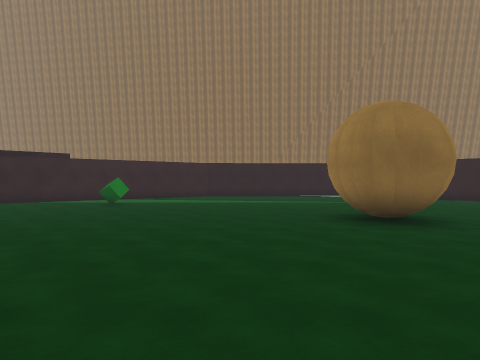
view 1 (above)

16 first-person views from a walk through a Unity game level. The camera is 1.5 m above the floor, looks level and sees 75° across. The floor is counted in squares, 2 m on a side. Each view is taken from the middle of a square. On the plan, view 1 faces up. The plan holds only what a view shows up to about 10 squares ahead; the rest is blank. The place goes on beyond the plan. The player character is not drawn. Surface patterns are stand-ins for the level's own textures.

view 2
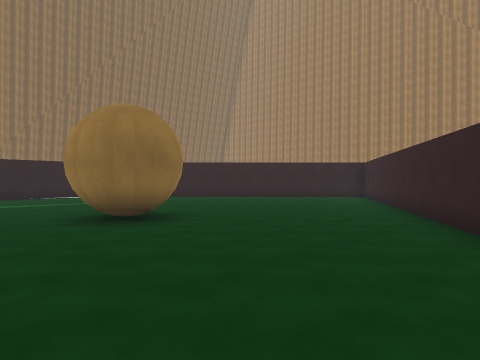

view 3
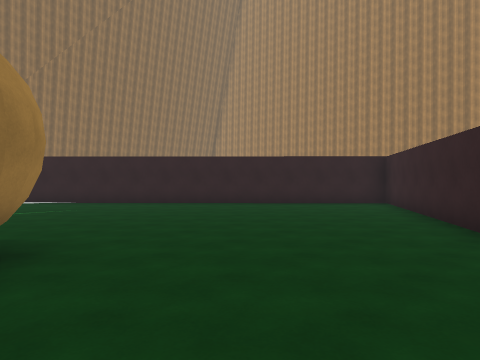

view 4
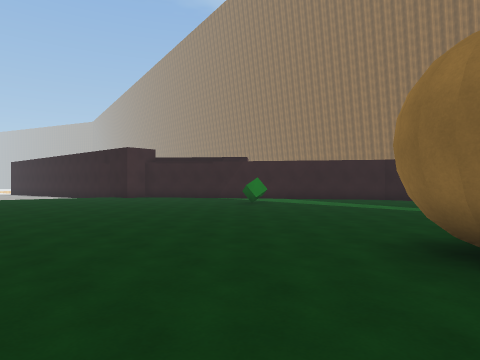

view 5
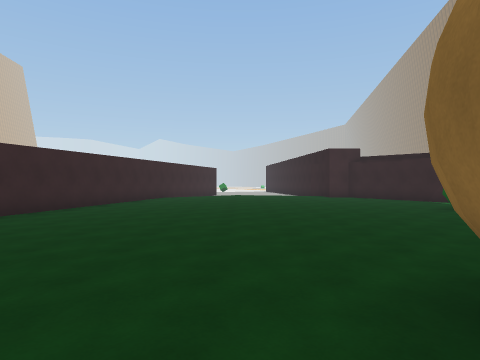

view 6
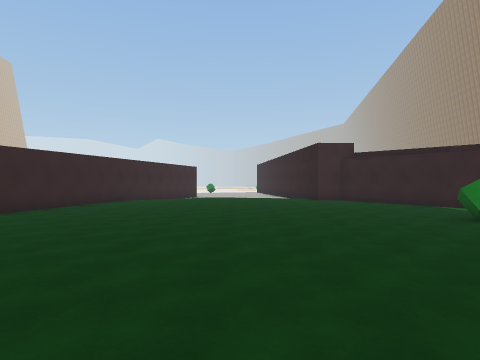

view 7
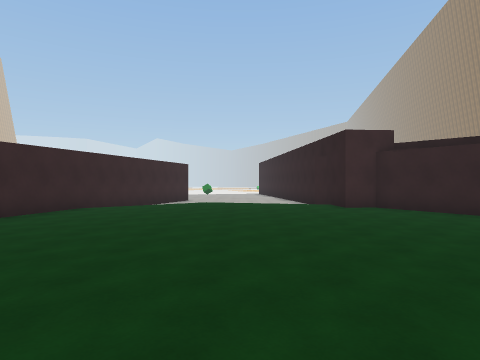

view 8
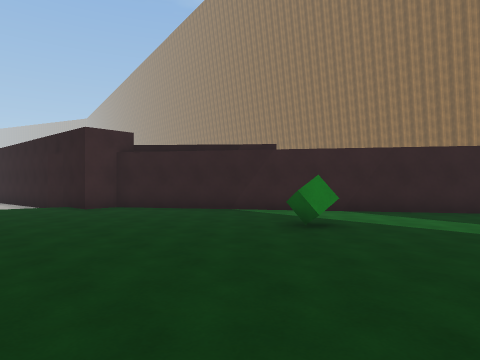

view 9
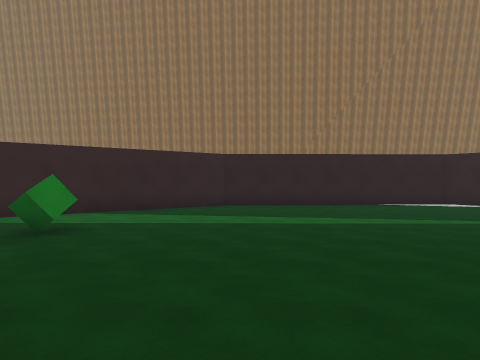

view 10
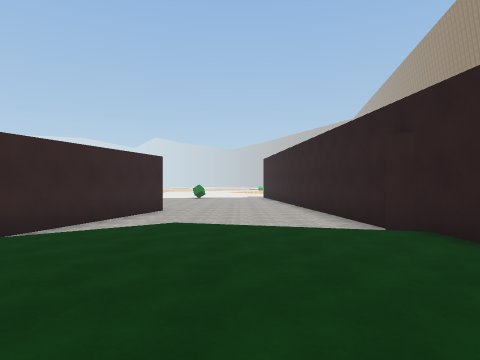

view 11
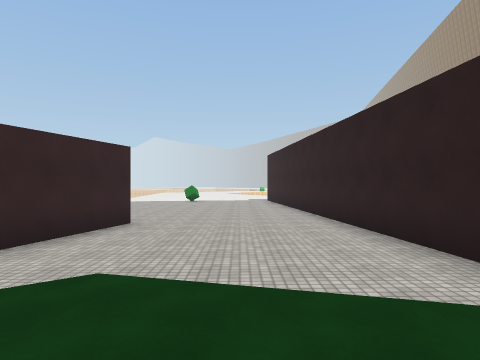

view 12
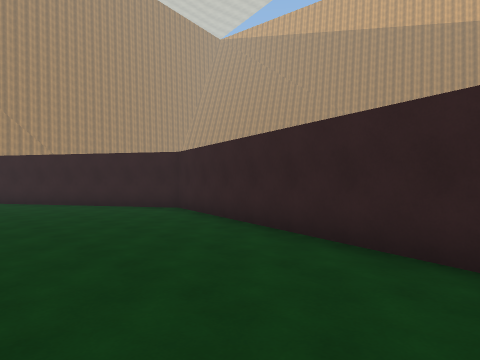

view 13
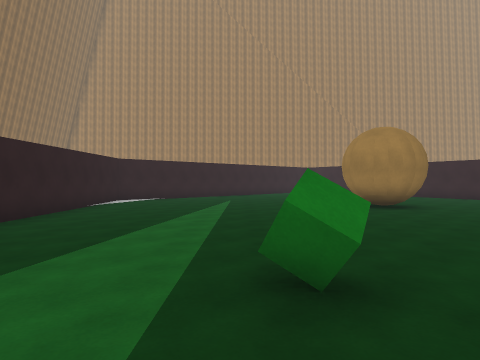

view 14
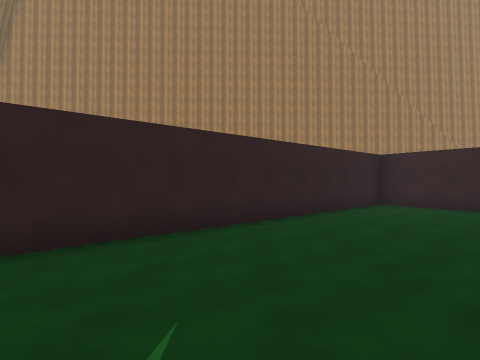

view 15
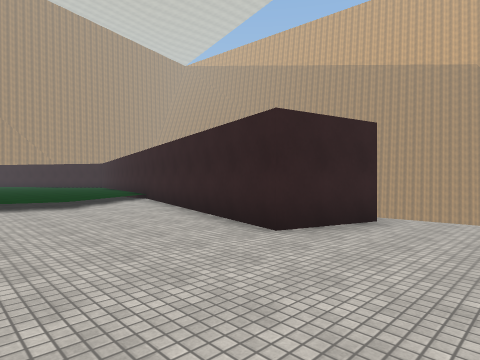

view 16
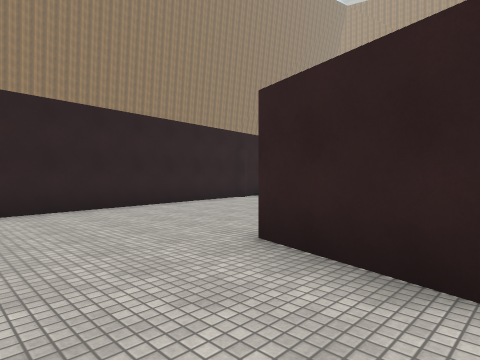

### Floor plan
Key: @ floor where view 1 was taken; # wall or solid block; . main floor; - floor 0.25 m lower than the main floor; _ floor 0.5 m lower than the main floor; / step, stairs or slope; v drop or lower ground; C green cube.
Columns run from 19 left of view 1 to 13 right of it. Each row starts with its distance up from view 1.
 15                  #########
 14                 ##.......##
 13               ###.........##
 12              ##............##
 11            ###..............##
 10           ##.................##
  9          ##....C..............##
  8  #########.....................##
  7 ##_____-/.............#.........#
  6 _______-/............##.........#
  5 _______-/.............#........##
  4 ________......................##
  3 ________/...................###
  2 ___###__-/................###
  1 ___# #####...............##
  0 ___#     #####.....@...###
 -1  v           #####....##
 -2                  ######

Where each view was taken, in squares from view 1:
view 1: 0 up, 0 right, facing up
view 2: 0 up, 0 right, facing up-right
view 3: 2 up, 3 right, facing up-right
view 4: 2 up, 3 right, facing up-left
view 5: 4 up, 4 right, facing left
view 6: 5 up, 2 right, facing left
view 7: 5 up, 1 left, facing left
view 8: 5 up, 1 left, facing up-left
view 9: 5 up, 1 left, facing up
view 10: 5 up, 6 left, facing left
view 11: 5 up, 9 left, facing left
view 12: 3 up, 6 left, facing down-right
view 13: 10 up, 6 left, facing right
view 14: 10 up, 4 right, facing right
view 15: 6 up, 19 left, facing down-right
view 16: 0 up, 19 left, facing up-right
